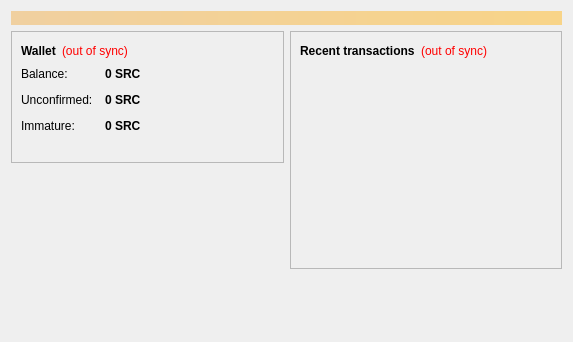
<?xml version="1.0" encoding="UTF-8"?>
<ui version="4.0">
 <class>OverviewPage</class>
 <widget class="QWidget" name="OverviewPage">
  <property name="geometry">
   <rect>
    <x>0</x>
    <y>0</y>
    <width>573</width>
    <height>342</height>
   </rect>
  </property>
  <property name="windowTitle">
   <string>Form</string>
  </property>
  <layout class="QVBoxLayout" name="topLayout">
   <item>
    <widget class="QLabel" name="labelAlerts">
     <property name="visible">
      <bool>false</bool>
     </property>
     <property name="styleSheet">
      <string notr="true">background-color: qlineargradient(x1: 0, y1: 0, x2: 1, y2: 0, stop:0 #F0D0A0, stop:1 #F8D488); color:#000000;</string>
     </property>
     <property name="wordWrap">
      <bool>true</bool>
     </property>
     <property name="margin">
      <number>3</number>
     </property>
    </widget>
   </item>
   <item>
    <layout class="QHBoxLayout" name="horizontalLayout" stretch="1,1">
     <item>
      <layout class="QVBoxLayout" name="verticalLayout_2">
       <item>
        <widget class="QFrame" name="frame">
         <property name="frameShape">
          <enum>QFrame::StyledPanel</enum>
         </property>
         <property name="frameShadow">
          <enum>QFrame::Raised</enum>
         </property>
         <layout class="QVBoxLayout" name="verticalLayout_4">
          <item>
           <layout class="QHBoxLayout" name="horizontalLayout_4">
            <item>
             <widget class="QLabel" name="label_5">
              <property name="font">
               <font>
                <weight>75</weight>
                <bold>true</bold>
               </font>
              </property>
              <property name="text">
               <string>Wallet</string>
              </property>
             </widget>
            </item>
            <item>
             <widget class="QLabel" name="labelWalletStatus">
              <property name="toolTip">
               <string>&lt;html&gt;&lt;head/&gt;&lt;body&gt;&lt;p&gt;The displayed information may be out of date. Your wallet automatically synchronizes with the K-COIN network after a connection is established, but this process has not completed yet.&lt;/p&gt;&lt;/body&gt;&lt;/html&gt;</string>
              </property>
              <property name="styleSheet">
               <string notr="true">QLabel { color: red; }</string>
              </property>
              <property name="text">
               <string notr="true">(out of sync)</string>
              </property>
              <property name="alignment">
               <set>Qt::AlignLeading|Qt::AlignLeft|Qt::AlignVCenter</set>
              </property>
             </widget>
            </item>
            <item>
             <spacer name="horizontalSpacer_2">
              <property name="orientation">
               <enum>Qt::Horizontal</enum>
              </property>
              <property name="sizeHint" stdset="0">
               <size>
                <width>40</width>
                <height>20</height>
               </size>
              </property>
             </spacer>
            </item>
           </layout>
          </item>
          <item>
           <layout class="QFormLayout" name="formLayout_2">
            <property name="fieldGrowthPolicy">
             <enum>QFormLayout::AllNonFixedFieldsGrow</enum>
            </property>
            <property name="horizontalSpacing">
             <number>12</number>
            </property>
            <property name="verticalSpacing">
             <number>12</number>
            </property>
            <item row="0" column="0">
             <widget class="QLabel" name="label">
              <property name="text">
               <string>Balance:</string>
              </property>
             </widget>
            </item>
            <item row="0" column="1">
             <widget class="QLabel" name="labelBalance">
              <property name="font">
               <font>
                <weight>75</weight>
                <bold>true</bold>
               </font>
              </property>
              <property name="cursor">
               <cursorShape>IBeamCursor</cursorShape>
              </property>
              <property name="toolTip">
               <string>Your current balance</string>
              </property>
              <property name="text">
               <string notr="true">0 SRC</string>
              </property>
              <property name="textInteractionFlags">
               <set>Qt::LinksAccessibleByMouse|Qt::TextSelectableByKeyboard|Qt::TextSelectableByMouse</set>
              </property>
             </widget>
            </item>
            <item row="1" column="0">
             <widget class="QLabel" name="label_3">
              <property name="text">
               <string>Unconfirmed:</string>
              </property>
             </widget>
            </item>
            <item row="1" column="1">
             <widget class="QLabel" name="labelUnconfirmed">
              <property name="font">
               <font>
                <weight>75</weight>
                <bold>true</bold>
               </font>
              </property>
              <property name="cursor">
               <cursorShape>IBeamCursor</cursorShape>
              </property>
              <property name="toolTip">
               <string>Total of transactions that have yet to be confirmed, and do not yet count toward the current balance</string>
              </property>
              <property name="text">
               <string notr="true">0 SRC</string>
              </property>
              <property name="textInteractionFlags">
               <set>Qt::LinksAccessibleByMouse|Qt::TextSelectableByKeyboard|Qt::TextSelectableByMouse</set>
              </property>
             </widget>
            </item>
            <item row="2" column="0">
             <widget class="QLabel" name="labelImmatureText">
              <property name="text">
               <string>Immature:</string>
              </property>
             </widget>
            </item>
            <item row="2" column="1">
             <widget class="QLabel" name="labelImmature">
              <property name="font">
               <font>
                <weight>75</weight>
                <bold>true</bold>
               </font>
              </property>
              <property name="toolTip">
               <string>Mined balance that has not yet matured</string>
              </property>
              <property name="text">
               <string notr="true">0 SRC</string>
              </property>
              <property name="textInteractionFlags">
               <set>Qt::LinksAccessibleByMouse|Qt::TextSelectableByKeyboard|Qt::TextSelectableByMouse</set>
              </property>
             </widget>
            </item>
           </layout>
          </item>
          <item>
           <widget class="QLabel" name="label_wallet_bgcoin">
            <property name="text">
             <string/>
            </property>
            <property name="pixmap">
             <pixmap resource="../bitcoin.qrc">:/images/wallet_bgcoin</pixmap>
            </property>
            <property name="scaledContents">
             <bool>false</bool>
            </property>
            <property name="alignment">
             <set>Qt::AlignCenter</set>
            </property>
            <property name="margin">
             <number>-2</number>
            </property>
           </widget>
          </item>
         </layout>
        </widget>
       </item>
       <item>
        <spacer name="verticalSpacer">
         <property name="orientation">
          <enum>Qt::Vertical</enum>
         </property>
         <property name="sizeHint" stdset="0">
          <size>
           <width>20</width>
           <height>40</height>
          </size>
         </property>
        </spacer>
       </item>
      </layout>
     </item>
     <item>
      <layout class="QVBoxLayout" name="verticalLayout_3">
       <item>
        <widget class="QFrame" name="frame_2">
         <property name="frameShape">
          <enum>QFrame::StyledPanel</enum>
         </property>
         <property name="frameShadow">
          <enum>QFrame::Raised</enum>
         </property>
         <layout class="QVBoxLayout" name="verticalLayout">
          <item>
           <layout class="QHBoxLayout" name="horizontalLayout_2">
            <item>
             <widget class="QLabel" name="label_4">
              <property name="text">
               <string>&lt;b&gt;Recent transactions&lt;/b&gt;</string>
              </property>
             </widget>
            </item>
            <item>
             <widget class="QLabel" name="labelTransactionsStatus">
              <property name="toolTip">
               <string>&lt;html&gt;&lt;head/&gt;&lt;body&gt;&lt;p&gt;The displayed information may be out of date. Your wallet automatically synchronizes with the K-COIN network after a connection is established, but this process has not completed yet.&lt;/p&gt;&lt;/body&gt;&lt;/html&gt;</string>
              </property>
              <property name="styleSheet">
               <string notr="true">QLabel { color: red; }</string>
              </property>
              <property name="text">
               <string notr="true">(out of sync)</string>
              </property>
              <property name="alignment">
               <set>Qt::AlignRight|Qt::AlignTrailing|Qt::AlignVCenter</set>
              </property>
             </widget>
            </item>
            <item>
             <spacer name="horizontalSpacer">
              <property name="orientation">
               <enum>Qt::Horizontal</enum>
              </property>
              <property name="sizeHint" stdset="0">
               <size>
                <width>40</width>
                <height>20</height>
               </size>
              </property>
             </spacer>
            </item>
           </layout>
          </item>
          <item>
           <widget class="QListView" name="listTransactions">
            <property name="styleSheet">
             <string notr="true">QListView { background: transparent; }</string>
            </property>
            <property name="frameShape">
             <enum>QFrame::NoFrame</enum>
            </property>
            <property name="verticalScrollBarPolicy">
             <enum>Qt::ScrollBarAlwaysOff</enum>
            </property>
            <property name="horizontalScrollBarPolicy">
             <enum>Qt::ScrollBarAlwaysOff</enum>
            </property>
            <property name="selectionMode">
             <enum>QAbstractItemView::NoSelection</enum>
            </property>
           </widget>
          </item>
         </layout>
        </widget>
       </item>
       <item>
        <spacer name="verticalSpacer_2">
         <property name="orientation">
          <enum>Qt::Vertical</enum>
         </property>
         <property name="sizeHint" stdset="0">
          <size>
           <width>20</width>
           <height>40</height>
          </size>
         </property>
        </spacer>
       </item>
      </layout>
     </item>
    </layout>
   </item>
  </layout>
 </widget>
 <resources/>
 <connections/>
</ui>
